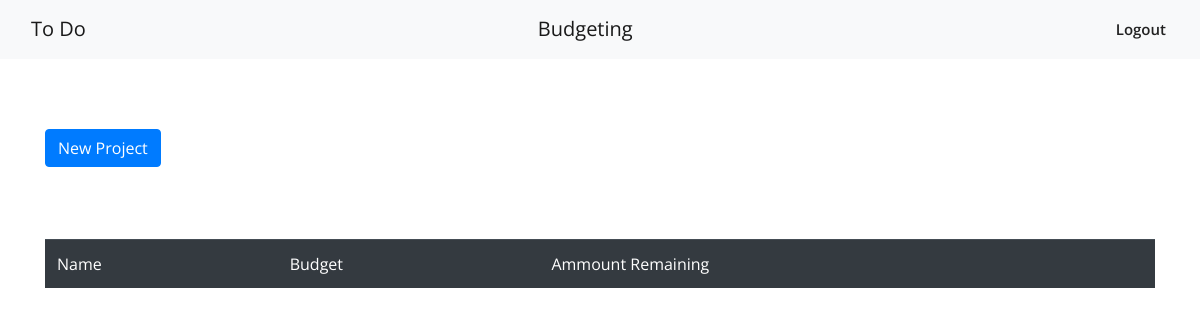
Before: /budget/ (signed in) with the older database file.
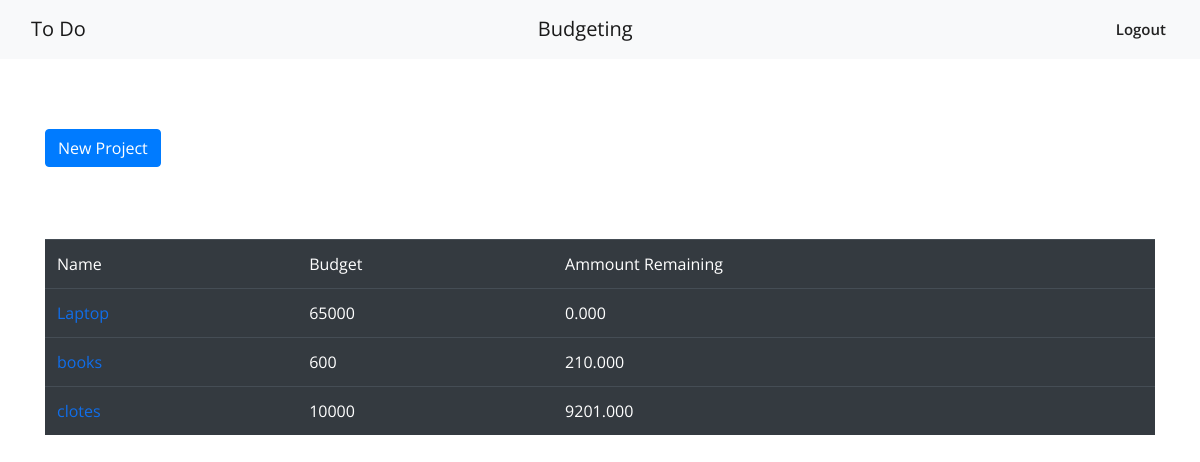
After: the same page with the newer database file.
### budget/models.py (models this page shows, shortened)
class Project(models.Model):
    user = models.ForeignKey(User,on_delete=models.CASCADE)
    slug = models.SlugField(unique=True)
    name = models.CharField(max_length=50)
    description = models.TextField()
    budget_allocated = models.PositiveIntegerField()
    completion = models.DateField()

### budget/views.py (the view, shortened to what this page needs)
# urls.py: path("",allprojects.as_view(),name='list'),
class allprojects(LoginRequiredMixin,CreateView):
    model = Project
    template_name = 'list.html'
    form_class = ProjectForm
    success_url = reverse_lazy("budget:list")
    def get_context_data(self, **kwargs):
        context = super().get_context_data(**kwargs)
        def multiple():
            list = []
            projects = Project.objects.filter(user=self.request.user)
            for project in projects:
                expenses = Expenses.objects.filter(project=project)
                remaining = total_remaining(project,expenses)
                list.append(remaining)
            return(list)
        all_projects = Project.objects.filter(user=self.request.user)
        budget_remaining = multiple()
        all = zip(all_projects,budget_remaining)
        context["all"] = all
        return context

### budget/utils.py (called while the page is built)
def total_remaining(project,expenses):
    e = project.budget_allocated
    for i in expenses:
        e = e - i.expense
    return e

### budget/templates/list.html (shortened to what this page needs)
{% extends 'main.html' %}
{% load bootstrap4 %}
{% block content %}
    <button class="btn btn-large btn-primary" style="margin: auto;" data-target="#second" data-toggle="modal">New Project</button>
    <br><br><br><br>
    {% if all %}
        <table class="table table-dark">
            <thead>
                <tr>
                    <td>Name</td>
                    <td>Budget</td>
                    <td>Ammount Remaining</td>
                </tr>
            </thead>
            <tbody>
                {% for project,remains in all %}
                    <tr>
                        <td><a href="{% url 'budget:detail' project.slug  %}">{{project.name}}</a></td>
                        <td>{{project.budget_allocated}}</td>
                            {% if remains < 0 %}
                                <td style="color: red;">
                                    <p>Over Budget</p>
                                    {{remains}}
                                </td>
                            {% else %}
                                <td>{{remains}}</td>
                            {% endif %}
                    </tr>
                {% endfor %}
            </tbody>
        </table>
    {% endif %}
{% endblock %}

### templates/main.html (shortened to what this page needs)
<!DOCTYPE html>
{% load static %}
<html lang="en">
<head>
  <link href="{% static 'assets/vendor/bootstrap/css/bootstrap.min.css' %}" rel="stylesheet">
  <link href="{% static 'assets/vendor/icofont/icofont.min.css' %}" rel="stylesheet">
  <link href="{% static 'assets/vendor/boxicons/css/boxicons.min.css' %}" rel="stylesheet">
  <link href="{% static 'assets/vendor/owl.carousel/assets/owl.carousel.min.css' %}" rel="stylesheet">
  <link href="{% static 'assets/vendor/venobox/venobox.css' %}" rel="stylesheet">
  <link href="{% static 'assets/vendor/aos/aos.css' %}" rel="stylesheet">
  <link href="{% static 'assets/css/style.css' %}" rel="stylesheet">
</head>
<body>
  <header class="navbar navbar-expand-lg navbar-light bg-light" >
    <div class="container-fluid" >
      <a href="{% url 'tasks:home' %}" class="navbar-brand">To Do </a>
      <a href="{% url 'budget:list' %}" class="navbar-brand">Budgeting</a>
      <nav class="nav-menu d-none d-lg-block">
        <ul>
          {% if user.is_authenticated %}
            <li><a href="{% url 'accounts:logout' %}">Logout</a></li>
          {% else %}
            <li><a href="{% url 'accounts:register' %}"><button class="btn btn-outline-success me-2" type="button">Sign Up</button></a></li>
            <li><a href="{% url 'accounts:login' %}"><button class="btn btn-outline-success me-2" type="button">Login</button></a></li>
          {% endif %}
        </ul>
      </nav>
    </div>
  </header>
  <div class="container">
    <div style="margin: 70px 0px ;">
      {% block content %}
      {% endblock %}
    </div>
  </div>
</body>
</html>

### static/assets/css/style.css (style rules this page uses)
body { font-family: "Open Sans", sans-serif; color: #444444; }
a { color: #106eea; }
.nav-menu ul { margin: 0; padding: 0; list-style: none; }
.nav-menu > ul { display: flex; }
.nav-menu > ul > li { position: relative; white-space: nowrap; padding: 10px 0 10px 28px; }
.nav-menu a { display: block; position: relative; color: #222222; transition: 0.3s; font-size: 15px; font-weight: 600; padding: 0 3px; font-family: "Open Sans", sans-serif; }
.nav-menu > ul > li > a:before { content: ""; position: absolute; width: 100%; height: 2px; bottom: -5px; left: 0; background-color: #106eea; visibility: hidden; width: 0px; transition: all 0.3s ease-in-out 0s; }
.mobile-nav { position: fixed; top: 55px; right: 15px; bottom: 15px; left: 15px; z-index: 9999; overflow-y: auto; background: #fff; transition: ease-in-out 0.2s; opacity: 0; visibility: hidden; border-radius: 10px; padding: 10px 0; }
.mobile-nav * { margin: 0; padding: 0; list-style: none; }
.mobile-nav a { display: block; position: relative; color: #222222; padding: 10px 20px; font-weight: 500; outline: none; }

Changed rows visible on the page:
added Project: name "Laptop", budget_allocated "65000", remains "0.000"
added Project: name "books", budget_allocated "600", remains "210.000"
added Project: name "clotes", budget_allocated "10000", remains "9201.000"
